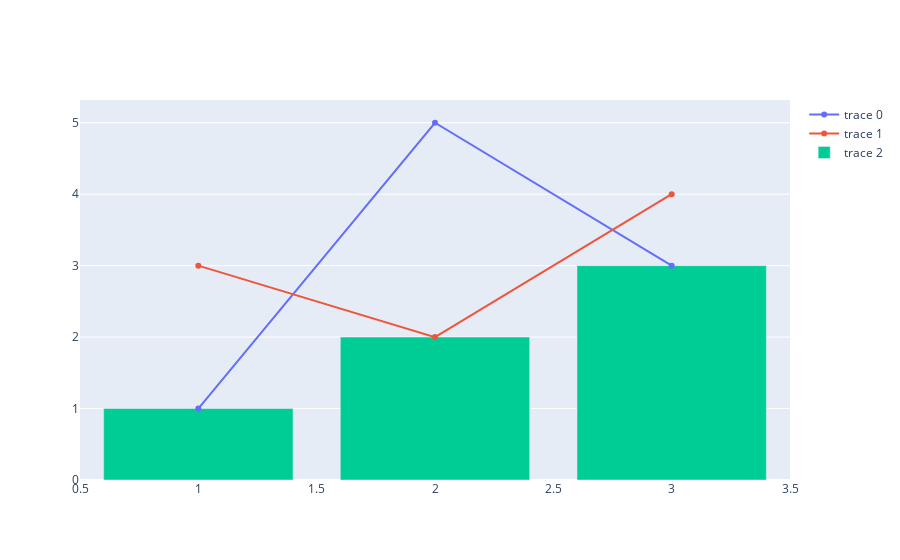

Notebook code cell kept with this figure:
### Code cell
# 複数の trace の追加

fig2.add_traces(
    [go.Scatter(x=[1, 2, 3], y=[3, 2, 4]), go.Bar(x=[1, 2, 3], y=[1, 2, 3])]
)

### Figure 1 — Plotly figure (JSON) as saved in the notebook; plotly's stock layout.template omitted (floating-point values rounded to 4 significant figures)
{"data": [{"type": "scatter", "x": [1, 2, 3], "y": [1, 5, 3]}, {"type": "scatter", "x": [1, 2, 3], "y": [3, 2, 4]}, {"type": "bar", "x": [1, 2, 3], "y": [1, 2, 3]}], "layout": {}}
